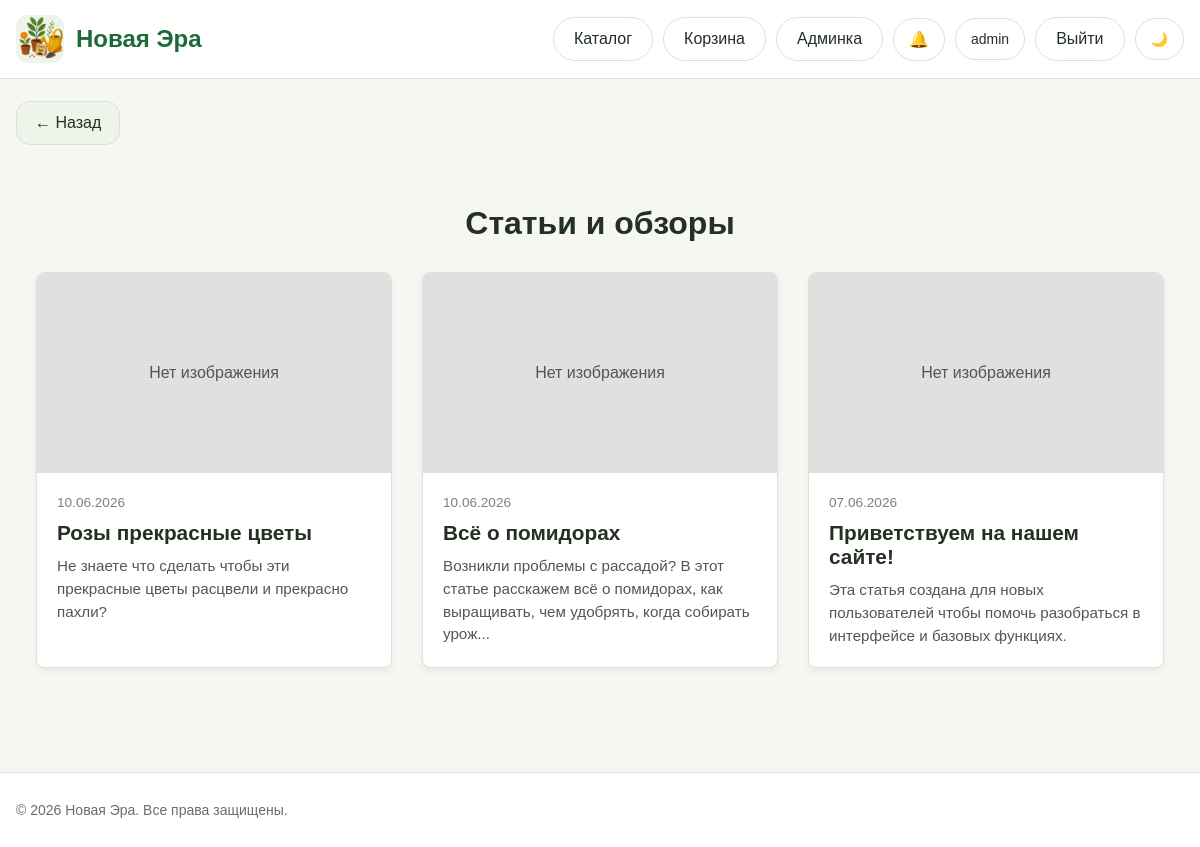
The page /blog (signed in) on the database its author committed.
### models.py (models this page shows, shortened)
class User(UserMixin, db.Model):
    __tablename__ = "users"
    id = db.Column(db.Integer, primary_key=True)
    username = db.Column(db.String(80), unique=True, nullable=False, index=True)
    email = db.Column(db.String(120), unique=True, nullable=False, index=True)
    password_hash = db.Column(db.String(255), nullable=False)
    is_admin = db.Column(db.Boolean, default=False, nullable=False)
    created_at = db.Column(db.DateTime, default=datetime.utcnow, nullable=False)
    surname = db.Column(db.String(80), nullable=True)
    name = db.Column(db.String(80), nullable=True)
    patronymic = db.Column(db.String(80), nullable=True)
    favorite_products = db.relationship(
        'Product',
        secondary=favorites,
        backref=db.backref('favorited_by', lazy='dynamic'),
        lazy='dynamic')

class Post(db.Model):
    __tablename__ = 'post'
    id = db.Column(db.Integer, primary_key=True)
    title = db.Column(db.String(200), nullable=False)
    content = db.Column(db.Text, nullable=False)
    date_posted = db.Column(db.DateTime, default=datetime.now)
    image_post = db.Column(db.String(255))
    product_id = db.Column(db.Integer, db.ForeignKey('products.id'), nullable=True)
    related_product = db.relationship('Product', backref='posts')

### routes.py (the view)
@bp.route('/blog')
def blog():
    posts = Post.query.order_by(Post.date_posted.desc()).all()
    return render_template('blog.html', posts=posts)

### routes.py (called while the page is built)
@login_manager.user_loader
def load_user(user_id: str):
    try:
        return db.session.get(User, int(user_id))
    except:
        return None

### templates/blog.html
{% extends "base.html" %}
{% block content %}
<a href="javascript:history.back()" class="back-btn">
        ← Назад
    </a>
<div class="blog-container" style="max-width: 1200px; margin: 40px auto; padding: 0 20px;">
    <h1 style="margin-bottom: 30px; text-align: center;">Статьи и обзоры</h1>
    <div class="blog-grid" style="display: grid; grid-template-columns: repeat(auto-fill, minmax(300px, 1fr)); gap: 30px;">
        {% for post in posts %}
        <a href="{{ url_for('main.post_detail', post_id=post.id) }}" class="blog-card" style="background: var(--surface); border: 1px solid var(--border); border-radius: 8px; overflow: hidden; box-shadow: 0 4px 6px rgba(0,0,0,0.05); display: flex; flex-direction: column; text-decoration: none; color: inherit; transition: transform 0.2s ease, box-shadow 0.2s ease;">
            {% if post.image_src %}
                <img src="{{ post.image_src }}" alt="{{ post.title }}" style="width: 100%; height: 200px; object-fit: cover;">
            {% else %}
                <div style="width: 100%; height: 200px; background: #e0e0e0; display: flex; align-items: center; justify-content: center; color: #555;">
                    Нет изображения
                </div>
            {% endif %}
            <div class="blog-body" style="padding: 20px; flex-grow: 1; display: flex; flex-direction: column; justify-content: space-between;">
                <div>
                    <span style="font-size: 0.85rem; color: gray;">{{ post.date_posted.strftime('%d.%m.%Y') }}</span>
                    <h3 style="margin: 10px 0; font-size: 1.3rem; color: var(--text-main);">{{ post.title }}</h3>
                    <p style="color: #555; font-size: 0.95rem; line-height: 1.5; margin: 0;">
                        {{ post.content[:120] }}{% if post.content|length > 120 %}...{% endif %}
                    </p>
                </div>
            </div>
        </a>
        {% else %}
            <p style="grid-column: 1/-1; text-align: center; color: gray; padding: 40px;">Статей пока нет.</p>
        {% endfor %}
    </div>
</div>
{% endblock %}

### templates/base.html (shortened to what this page needs)
<!DOCTYPE html>
<html lang="ru">
<head>
    <link rel="stylesheet" href="{{ url_for('static', filename='css/style.css') }}">
</head>
<body>
<header class="header">
    <div class="container header-inner">
        <div class="logo">
            <a href="{{ url_for('main.index') }}" style="display:flex;align-items:center;gap:12px;">
                <img src="{{ url_for('static', filename='images/icon.png') }}" alt="Logo" style="width:48px;height:48px;border-radius:12px;">
                <div class="logo-text">
                    <div class="title" style="color:var(--brand);">{{ brand_name }}</div>
                </div>
            </a>
        </div>
        <nav class="top-nav">
            <a href="{{ url_for('main.index') }}" class="top-link">Каталог</a>
            <a href="{{ url_for('main.basket') }}" class="top-link">Корзина</a>
            {% if current_user.is_authenticated %}
                {% if current_user.is_admin %}
                    <a href="{{ url_for('main.admin') }}" class="top-link">Админка</a>
                {% endif %}
                <div class="notif-bell-wrapper" id="notifBellWrapper">
                    <button class="notif-bell-btn" id="notifBellBtn" type="button" title="Уведомления о заказах">
                        🔔
                    </button>
                </div>
                <a href="{{ url_for('main.profile') }}" class="profile-btn">{{ current_user.username }}</a>
                <a href="{{ url_for('main.logout') }}" class="top-link">Выйти</a>
            {% else %}
                <a href="{{ url_for('main.login') }}" class="top-link">Войти</a>
            {% endif %}
            <button id="themeToggle" class="theme-toggle" type="button">🌙</button>
        </nav>
    </div>
</header>
<main class="main-content container">
    {% block content %}{% endblock %}
</main>
<footer class="footer">
    <div class="container footer-inner">
        <p>© 2026 {{ brand_name }}. Все права защищены.</p>
    </div>
</footer>
</body>
</html>

### static/css/style.css (style rules this page uses)
:root { --bg: #f6f7f3; --surface: #ffffff; --surface-soft: #eef4ea; --text: #233022; --muted: #667066; --brand: #1d6a3a; --brand-dark: #14552d; --border: #d9e3d6; --shadow: 0 12px 30px rgba(16, 48, 26, 0.08); --error: #b33a3a; --warning: #b46f0b; --success: #2a7d46; }
*, *::before, *::after { box-sizing: border-box; }
html { scroll-behavior: smooth; }
body { margin: 0; font-family: Arial, Helvetica, sans-serif; background: var(--bg); color: var(--text); }
a { color: inherit; text-decoration: none; }
img { max-width: 100%; display: block; }
button, input, select, textarea { font: inherit; }
.container { width: min(1180px, calc(100% - 32px)); margin: 0 auto; }
.main-content { padding: 22px 0 40px; }
.header { position: sticky; top: 0; z-index: 20; background: color-mix(in srgb, var(--surface) 92%, transparent); backdrop-filter: blur(10px); border-bottom: 1px solid var(--border); }
.header-inner { min-height: 78px; display: flex; align-items: center; justify-content: space-between; gap: 20px; }
.logo { display: flex; align-items: center; gap: 12px; min-width: 0; }
.logo img { width: 52px; height: 52px; border-radius: 16px; object-fit: cover; background: var(--surface-soft); }
.logo-text { min-width: 0; }
.title { font-size: 24px; font-weight: 800; line-height: 1.1; }
.top-nav { display: flex; align-items: center; gap: 10px; flex-wrap: wrap; justify-content: flex-end; }
.top-link { background: var(--surface); color: var(--text); border: 1px solid var(--border); padding: 12px 20px; border-radius: 999px; text-decoration: none; display: inline-flex; align-items: center; font-weight: 500; transition: all 0.2s ease; }
.back-btn { margin-bottom: 20px; display: inline-block; }
.footer { border-top: 1px solid var(--border); background: var(--surface); margin-top: 24px; }
.footer-inner { min-height: 74px; display: flex; align-items: center; color: var(--muted); font-size: 14px; }
.save-btn, .buy-btn, .back-btn { border: 0; border-radius: 14px; padding: 12px 18px; cursor: pointer; transition: .2s ease; }
.back-btn { background: var(--surface-soft); color: var(--text); border: 1px solid var(--border); }
.theme-toggle, .profile-btn { border: 1px solid var(--border); background: var(--surface); color: var(--text); border-radius: 999px; padding: 11px 15px; min-height: 42px; display: inline-flex; align-items: center; justify-content: center; cursor: pointer; font-size: 14px; transition: all 0.2s ease; }
.notif-bell-wrapper { position: relative; display: inline-flex; }
.notif-bell-btn { position: relative; border: 1px solid var(--border); background: var(--surface); color: var(--text); border-radius: 999px; padding: 11px 15px; min-height: 42px; display: inline-flex; align-items: center; justify-content: center; cursor: pointer; font-size: 16px; transition: all 0.2s ease; gap: 0; }

### rows shown on the page
User: username "admin"
Post: date_posted "10.06.2026", title "Розы прекрасные цветы", content "Не знаете что сделать чтобы эти прекрасные цветы расцвели и прекрасно пахли?"
Post: date_posted "10.06.2026", title "Всё о помидорах", content "Возникли проблемы с рассадой? В этот статье расскажем всё о помидорах, как выращивать, чем удобрять, когда собирать урож"
Post: date_posted "07.06.2026", title "Приветствуем на нашем сайте!", content "Эта статья создана для новых пользователей чтобы помочь разобраться в интерфейсе и базовых функциях."

### other values the page prints
{{ brand_name }} "Новая Эра"
